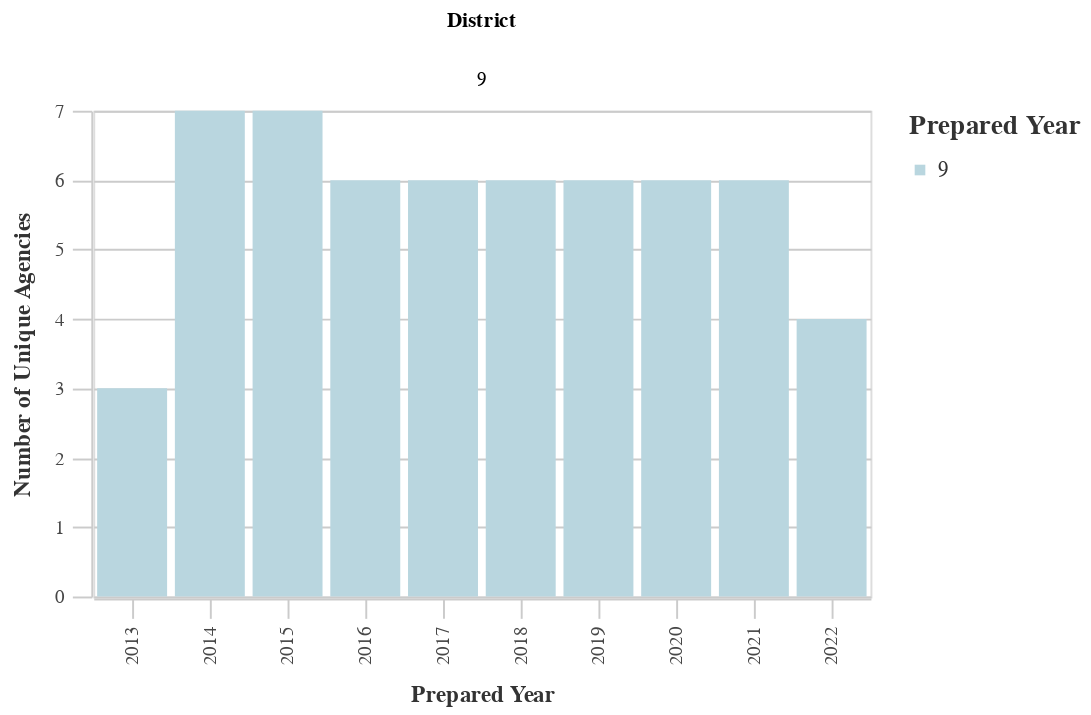

The notebook cell this image was saved under:
### Markdown cell above
### Number of Unique Agencies by District

### Code cell
# Unique Agencies by Dist
dist_years_agency = ((
        df
        >> group_by(_.prepared_y, _.dist)
        >> summarize(n=_.primary_agency_name.nunique())
        >> arrange(-_.prepared_y)
    )
        .rename(columns={'dist':'District', 'n':'Count'})
    )
chart10 = (alt.Chart(dist_years_agency).mark_bar().encode(
        column='District:N',
        x=alt.X('prepared_y:O', title='Prepared Year'),
        y=alt.Y('Count:Q', title='Number of Unique Agencies'),
        color = alt.Color("District:N", 
                              scale=alt.Scale(
                                  range=altair_utils.CALITP_SEQUENTIAL_COLORS),  
                               legend=alt.Legend(title="Prepared Year")
                              )))
                              
chart10 = styleguide.preset_chart_config(chart10)
chart10 = _dla_utils_reports.add_tooltip(chart10, 'prepared_y', 'Count')

display(chart10)

### Figure 1 — Vega-Lite specification as saved in the notebook (floating-point values rounded to 4 significant figures)
{"config": {"view": {"continuousWidth": 400, "continuousHeight": 300}, "axis": {"domainColor": "#cbcbcb", "grid": true, "gridColor": "#cbcbcb", "gridWidth": 1, "labelColor": "#474747", "labelFont": "Nunito Sans", "labelFontSize": 10, "labelPadding": 4, "tickColor": "#cbcbcb", "tickSize": 10, "titleColor": "#333", "titleFont": "Raleway", "titleFontSize": 12, "titlePadding": 10}, "axisBand": {"grid": false}, "background": "white", "font": "Raleway", "header": {"labelFont": "Nunito Sans", "titleFont": "Raleway"}, "legend": {"labelColor": "#333", "labelFont": "Nunito Sans", "labelFontSize": 11, "labelLimit": 0, "padding": 1, "symbolSize": 30, "symbolType": "square", "titleColor": "#333", "titleFont": "Raleway", "titleFontSize": 14, "titlePadding": 10}, "title": {"anchor": "middle", "font": "Raleway", "fontSize": 18, "fontWeight": 300, "offset": 20}}, "data": {"name": "data-e0650f883d8b33bb38cb9f98fbb3b65b"}, "mark": "bar", "encoding": {"color": {"field": "District", "legend": {"title": "Prepared Year"}, "scale": {"range": ["#B9D6DF", "#8CBCCB", "#2EA8CE", "#136C97", "#0B405B"]}, "type": "nominal"}, "column": {"field": "District", "type": "nominal"}, "tooltip": [{"field": "prepared_y", "type": "quantitative"}, {"field": "Count", "type": "quantitative"}], "x": {"field": "prepared_y", "title": "Prepared Year", "type": "ordinal"}, "y": {"field": "Count", "title": "Number of Unique Agencies", "type": "quantitative"}}, "height": 250, "width": 400, "$schema": "https://vega.github.io/schema/vega-lite/v4.17.0.json", "datasets": {"data-e0650f883d8b33bb38cb9f98fbb3b65b": [{"prepared_y": 2022.0, "District": 9, "Count": 4}, {"prepared_y": 2021.0, "District": 9, "Count": 6}, {"prepared_y": 2020.0, "District": 9, "Count": 6}, {"prepared_y": 2019.0, "District": 9, "Count": 6}, {"prepared_y": 2018.0, "District": 9, "Count": 6}, {"prepared_y": 2017.0, "District": 9, "Count": 6}, {"prepared_y": 2016.0, "District": 9, "Count": 6}, {"prepared_y": 2015.0, "District": 9, "Count": 7}, {"prepared_y": 2014.0, "District": 9, "Count": 7}, {"prepared_y": 2013.0, "District": 9, "Count": 3}]}}
